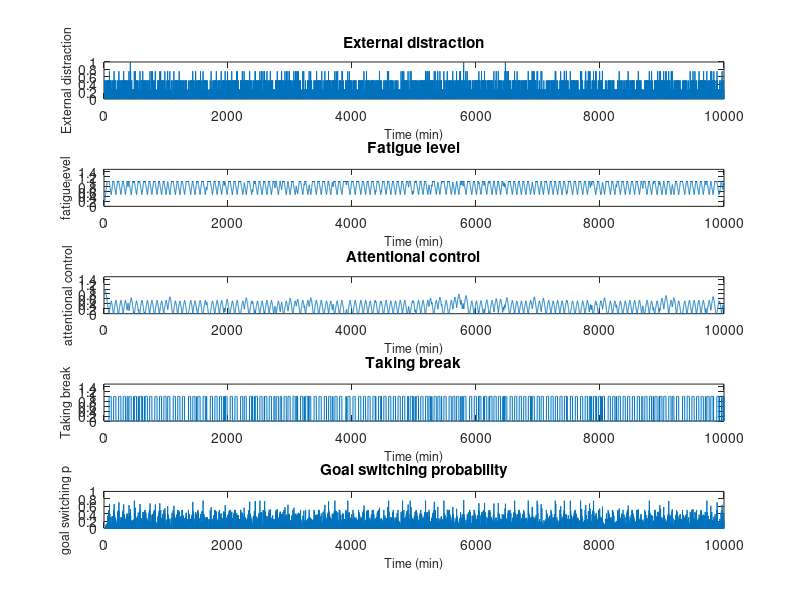
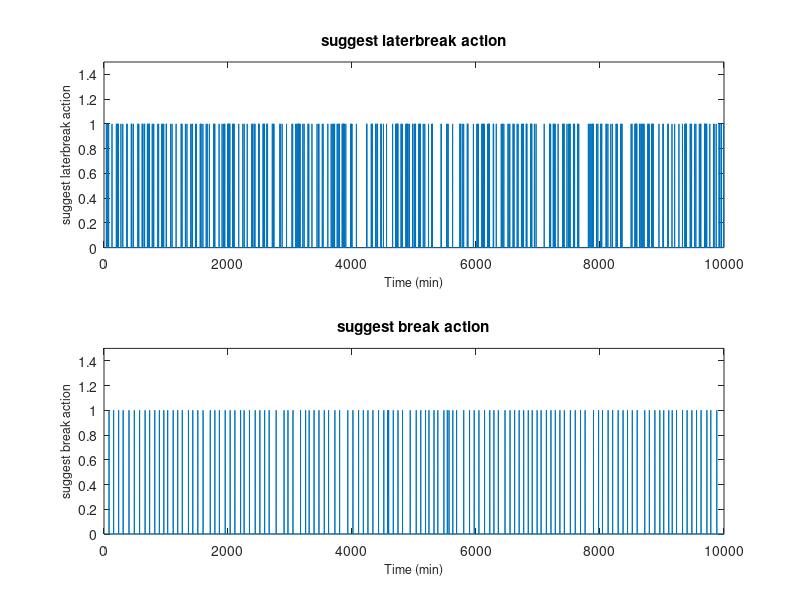

The MATLAB script that drew these images, in order:
% Model-based intelligent environments
% Assignment 2, groep 1; Sam van Leipsig, Michael Trouw & Sophie Nakou

clear all
close all

% The simulation parameters
start_time  = 0;
end_time = 10000;
delta_t = 1;
steps = (end_time - start_time) / delta_t;

% Domail model time step = 1 minute
background_soundlevel(1,1) = 0;
study_with_music(1,1 )= 0; 

% Sensor events
event.noise_level(1,1) = 0;
event.vibration(1,1) = 0;
event.display_activity(1,1) = 0;
event.current_sound(1,1) = 0; 
event.notification_sound(1,1) =  0;

% User events
userevent.typing(1,1)=0;
userevent.social_app_running(1,1)=0;
userevent.phone_is_moved(1,1)=0;
phone_is_used(1,1)=0;

% Distration state
distraction.display(1,1) = 0;
distraction.vibration(1,1) = 0;
distraction.noise(1,1) = 0;
distraction.message(1,1) = 0;

external_distraction_level(1,1) = 0;
sum_external_distraction_level(1,1)=0;

% Self regulatory model
attentional_control(1,1) = 1;
fatigue_level(1,1) = 0;
studying(1,1) = 1;
total_study_time=1;
personal_properties(1,1) = 0;
time_spend_studying(1,1) = 0;

% Agent choice model
goal_switching_probability(1,1) = 0;
taking_break(1,1) = 0;
total_break_time = 0;
optimal_goal_switching_level(1,1) = 0.5;
goal_switching_discrepancy(1,1) = 0;
early_break_discrepancy(1,1) = 0;
suggest_break_action(1,1) = 0;
suggest_laterbreak_action(1,1) = 0;
taking_suggest_break(1,1)=0;

% Parameters for sensor event scenario generation
display_activity=1;
vibration=2;
current_sound=3;
notification_sound=4;
noise_level=5;
nr_event= numel(fieldnames(event));
nr_distractions = numel(fieldnames(distraction));
eventmatrix=zeros(end_time,nr_event);
total_events=end_time;
time_period.display_activity=20;
time_period.vibration=20;
time_period.current_sound=20;
time_period.notification_sound=20;
reset.display_activity=0;
reset.vibration=0;
reset.current_sound=0;
reset.notification_sound=0;
social_value=5;  % between 1-10

list_time_period = [time_period.display_activity,time_period.vibration,time_period.current_sound,time_period.notification_sound];
list_reset = [reset.display_activity,reset.vibration,reset.current_sound,reset.notification_sound] ;  
randomm(1,1)=0;

%{
% Creating sensor events 
for x=1:total_events
    for z=1:length(list_time_period)
        randomm(x,z)= unifrnd(0,social_value);
        if ((x-list_reset(z))/(list_time_period(z))) >= randomm(x,z)
            eventmatrix(x,z)= 1;
        else eventmatrix(x,z)= 0;
        end
        if mod(x,list_time_period(z))==0
            list_reset(z)=list_reset(z)+(list_time_period(z))-1;
        end 
    end
end
%}

% Creating random sensor events
for z=1:nr_event
    for x=5:total_events
        eventmatrix(x,z)= (rand >= 0.9);
    end
end

% Simulation cycle
for i=1:end_time
    
    %% External distraction model
    
    % Event to distraction
    if event.display_activity(i,1)== 1 
       distraction.display(i+1,1) = 1/(nr_distractions);
    else distraction.display(i+1,1) = 0;
    end 
    if event.vibration(i,1)== 1
        distraction.vibration(i+1,1) = 1/(nr_distractions);
    else distraction.vibration(i+1,1) = 0;
    end
    if (event.current_sound(i,1) - background_soundlevel(1,1)) > background_soundlevel(1,1)
        event.noise_level(i,1) = 1;
    else event.noise_level(i,1) = 0;
    end
    if event.noise_level(i,1)== 1 || study_with_music(1,1)== 1 || event.notification_sound(i,1)==1
        distraction.noise(i+1,1) = 1/(nr_distractions);
    else distraction.noise(i+1,1) = 0;
    end
    if event.notification_sound(i,1)== 1
        distraction.message(i+1,1) = 1/(nr_distractions);
    else distraction.message(i+1,1) = 0;
    end
   
    % from distractions event to distraction level
    distraction.sum= distraction.display(i,1) + distraction.vibration(i,1) + distraction.noise(i,1) + distraction.message(i,1);
    external_distraction_level(i+1,1)= (distraction.sum);
    if external_distraction_level(i+1,1)>0 
        external_distraction_level(i+1,1)= external_distraction_level(i+1,1);
    end
 
    % allocating new events
    event.display_activity(i+1,1)=eventmatrix(i,display_activity);
    event.vibration(i+1,1)=eventmatrix(i,vibration);
    event.current_sound(i+1,1) = eventmatrix(i,current_sound);
    event.notification_sound(i+1,1) = eventmatrix(i,notification_sound);
    event.noise_level(i+1,1) = eventmatrix(i,noise_level);
    
    
    %% Attentional control model
    % Increase of fatigue during studying 
    taking_break(i+1,1)=taking_break(i,1);
    taking_suggest_break(i+1,1)=taking_suggest_break(i,1);
    
    if taking_break(i,1)==0;
        studying(i+1,1)=1;
        fatigue_level(i+1,1) = fatigue_level(i,1)+0.02;
        if fatigue_level(i,1)>1
            fatigue_level(i+1,1)=1;
        end    
    total_study_time = total_study_time+1;
    
    % Adjusting attentional control
    attentional_control(i+1,1)= attentional_control(i,1)-(fatigue_level(i,1)/50);
    if attentional_control(i+1,1)<0
        attentional_control(i+1,1)=0;
    end
    end
    
    %% Goal probability model
    
    goal_switching_discrepancy(i,1) = goal_switching_probability(i,1)- optimal_goal_switching_level(1,1);
    if goal_switching_discrepancy(i,1) < 0 
        early_break_discrepancy(i,1)=1;
    else early_break_discrepancy(i,1)=0;
    end
    if goal_switching_discrepancy(i,1) >= 0 && taking_break(i,1)==0;
        suggest_break_action(i,1)= 1;
    else suggest_break_action(i,1)= 0;
    end
    
    % determine start of break
    goal_switching_probability(i+1,1)=(1-attentional_control(i,1))* external_distraction_level(i,1);
    if taking_break(i,1)==0 && goal_switching_probability(i,1)>= (unifrnd(0,1))  
        if early_break_discrepancy(i,1)==1;
            suggest_laterbreak_action(i,1)=1;
        else suggest_laterbreak_action(i,1)=0;
        end 
        if suggest_laterbreak_action(i,1)==1 && ((unifrnd(0,1))>0.2)
            taking_break(i+1,1)=0;
        else taking_break(i+1,1)=1;
        end 
    end
    if suggest_break_action(i,1)== 1 %&& ((unifrnd(0,1))>0)
        taking_break(i+1,1)=1;
        taking_suggest_break(i+1,1)=1;
    end
    
    % Effect of taking break on fatigue and attentional control
    if taking_break(i,1)==1
        fatigue_level(i+1,1)= fatigue_level(i,1) - 0.015; 
        attentional_control(i+1,1)= attentional_control(i,1)+(fatigue_level(i,1)/50);
        total_break_time=total_break_time+1;
        studying(i+1,1)=0;
    end
    
    % determine end of break
    if taking_suggest_break(i,1)==1 && fatigue_level(i,1) < 0.5;
        taking_break(i+1,1)=0;
        taking_suggest_break(i+1,1)=0;
    end
    if taking_suggest_break(i,1)==0 && fatigue_level(i,1) <= unifrnd(0,1);
         taking_break(i+1,1)=0;
    end
   
end

% Output matrix
matrix_out= [external_distraction_level(:,1),fatigue_level(:,1),attentional_control(:,1),taking_break(:,1),goal_switching_probability(:,1)];
matrix_outgoal= taking_suggest_break(:,1);
%plotting
figure (1)
subplot(5,1,1)
plot(external_distraction_level(:,1))
xlabel('Time (min)','FontSize',9);
ylabel('External distraction', 'FontSize',9);
title('External distraction')
axis([0 end_time 0 1])

subplot(5,1,2)
plot(fatigue_level(:,1))
xlabel('Time (min)','FontSize',9);
ylabel('fatigue_level', 'FontSize',9);
title('Fatigue level')
axis([0 end_time 0 1.5])

subplot(5,1,3)
plot(attentional_control(:,1))
xlabel('Time (min)','FontSize',9);
ylabel('attentional control', 'FontSize',9);
title('Attentional control')
axis([0 end_time 0 1.5])

subplot(5,1,4)
plot(taking_break(:,1))
xlabel('Time (min)','FontSize',9);
ylabel('Taking break', 'FontSize',9);
title('Taking break')
axis([0 end_time 0 1.5])

subplot(5,1,5)
plot(goal_switching_probability(:,1))
xlabel('Time (min)','FontSize',9);
ylabel('goal switching p', 'FontSize',9);
title('Goal switching probability')
axis([0 end_time 0 1])

figure (2)
subplot(2,1,1)
plot(suggest_laterbreak_action(:,1))
xlabel('Time (min)','FontSize',9);
ylabel('suggest laterbreak action', 'FontSize',9);
title('suggest laterbreak action')
axis([0 end_time 0 1.5])

subplot(2,1,2)
plot(suggest_break_action(:,1))
xlabel('Time (min)','FontSize',9);
ylabel('suggest break action', 'FontSize',9);
title('suggest break action')
axis([0 end_time 0 1.5])

eventmatrix(:,6)= attentional_control(1:size(eventmatrix,1),1);
eventmatrix(:,7)= suggest_break_action(1:size(eventmatrix,1),1);
csvwrite('csvlist.csv',eventmatrix)
type csvlist.csv

sum(suggest_break_action(:,1) == 1);



